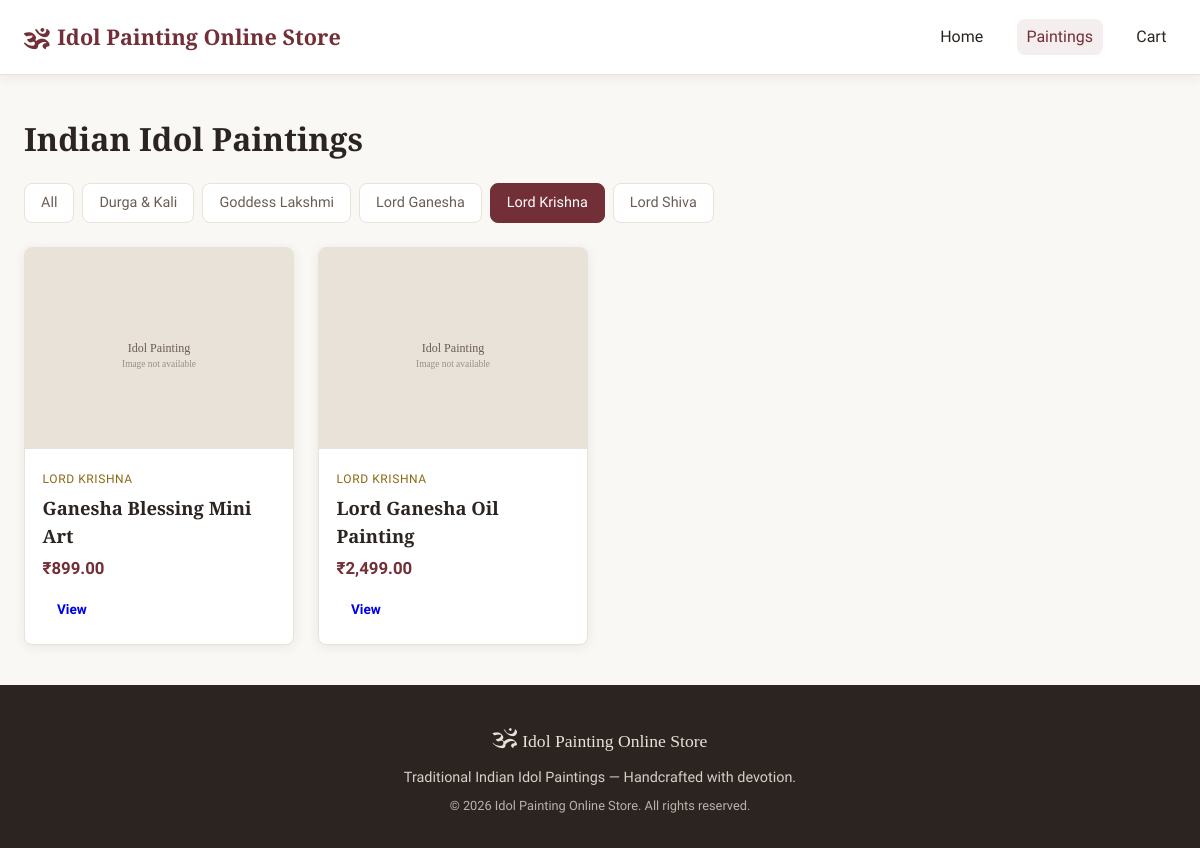
The app's page /products.php?category=2 with its own data.
### tables this page shows
CREATE TABLE categories (
    id INT AUTO_INCREMENT PRIMARY KEY,
    name VARCHAR(50) NOT NULL
);

CREATE TABLE products (
    id INT AUTO_INCREMENT PRIMARY KEY,
    category_id INT DEFAULT 1,
    name VARCHAR(200) NOT NULL,
    description TEXT,
    price DECIMAL(10, 2) NOT NULL,
    image_path VARCHAR(255) DEFAULT 'images/placeholder.jpg',
    stock INT DEFAULT 10,
    created_at TIMESTAMP DEFAULT CURRENT_TIMESTAMP,
    FOREIGN KEY (category_id) REFERENCES categories(id)
);

### products.php (the view, shortened to what this page needs)
<?php
require_once __DIR__ . '/includes/header.php';
$pdo = getDB();
$category_filter = isset($_GET['category']) ? (int)$_GET['category'] : 0;
$sql = 'SELECT p.*, c.name AS category_name FROM products p LEFT JOIN categories c ON p.category_id = c.id WHERE 1=1';
$params = [];
if ($category_filter > 0) {
    $sql .= ' AND p.category_id = ?';
    $params[] = $category_filter;
}
$sql .= ' ORDER BY p.name';
$stmt = $pdo->prepare($sql);
$stmt->execute($params);
$products = $stmt->fetchAll();
$cats = $pdo->query('SELECT id, name FROM categories ORDER BY name')->fetchAll();
?>
<section class="section">
    <h1 class="page-title">Indian Idol Paintings</h1>
    <div class="filter-bar">
        <a href="products.php" class="filter-btn <?php echo $category_filter === 0 ? 'active' : ''; ?>">All</a>
        <?php foreach ($cats as $c): ?>
        <a href="products.php?category=<?php echo (int)$c['id']; ?>" class="filter-btn <?php echo $category_filter === (int)$c['id'] ? 'active' : ''; ?>"><?php echo htmlspecialchars($c['name']); ?></a>
        <?php endforeach; ?>
    </div>
    <div class="product-grid">
        <?php foreach ($products as $p): ?>
        <article class="product-card">
            <a href="product.php?id=<?php echo (int)$p['id']; ?>" class="product-image-wrap">
                <img src="<?php echo htmlspecialchars($p['image_path']); ?>" alt="<?php echo htmlspecialchars($p['name']); ?>" onerror="this.src='images/placeholder.svg'">
            </a>
            <div class="product-info">
                <span class="product-category"><?php echo htmlspecialchars($p['category_name'] ?? 'Painting'); ?></span>
                <h3><a href="product.php?id=<?php echo (int)$p['id']; ?>"><?php echo htmlspecialchars($p['name']); ?></a></h3>
                <p class="product-price"><?php echo CURRENCY . number_format($p['price'], 2); ?></p>
                <a href="product.php?id=<?php echo (int)$p['id']; ?>" class="btn btn-small">View</a>
            </div>
        </article>
        <?php endforeach; ?>
    </div>
</section>
<?php require_once __DIR__ . '/includes/footer.php'; ?>

### css/style.css (style rules this page uses)
:root { --color-bg: #faf8f5; --color-surface: #ffffff; --color-border: #e8e2d9; --color-text: #2c2420; --color-text-muted: #6b5d54; --color-accent: #b8860b; --color-accent-dark: #8b6914; --color-maroon: #722f37; --color-gold: #c9a227; --font-head: 'Cormorant Garamond', Georgia, serif; --font-body: 'Source Sans 3', system-ui, sans-serif; --shadow: 0 2px 12px rgba(44, 36, 32, 0.08); --radius: 8px; }
* { box-sizing: border-box; }
body { margin: 0; font-family: var(--font-body); font-size: 16px; line-height: 1.5; color: var(--color-text); background: var(--color-bg); min-height: 100vh; display: flex; flex-direction: column; }
.btn { display: inline-block; padding: 0.65rem 1.4rem; border-radius: var(--radius); font-family: var(--font-body); font-weight: 600; text-decoration: none; border: none; cursor: pointer; font-size: 0.95rem; transition: background 0.2s, transform 0.1s; }
.btn-small { padding: 0.4rem 0.9rem; font-size: 0.85rem; }
.section { max-width: 1200px; margin: 0 auto; padding: 2.5rem 1.5rem; }
.section-title, .page-title { font-family: var(--font-head); font-size: 1.75rem; margin: 0 0 1.5rem; color: var(--color-text); }
.page-title { font-size: 2rem; margin-bottom: 1.25rem; }
.filter-bar { display: flex; flex-wrap: wrap; gap: 0.5rem; margin-bottom: 1.5rem; }
.filter-btn { padding: 0.5rem 1rem; border-radius: var(--radius); text-decoration: none; color: var(--color-text-muted); background: var(--color-surface); border: 1px solid var(--color-border); font-size: 0.9rem; }
.filter-btn:hover, .filter-btn.active { background: var(--color-maroon); color: #fff; border-color: var(--color-maroon); }
.product-grid { display: grid; grid-template-columns: repeat(auto-fill, minmax(260px, 1fr)); gap: 1.5rem; }
.product-card { background: var(--color-surface); border-radius: var(--radius); overflow: hidden; box-shadow: var(--shadow); border: 1px solid var(--color-border); transition: box-shadow 0.2s, transform 0.15s; }
.product-image-wrap { display: block; aspect-ratio: 4/3; overflow: hidden; background: var(--color-border); }
.product-card img, .product-detail-image img { width: 100%; height: 100%; object-fit: cover; }
.product-info { padding: 1.1rem; }
.product-info h3 { font-family: var(--font-head); font-size: 1.15rem; margin: 0.25rem 0 0.4rem; font-weight: 600; }
.product-info h3 a { color: var(--color-text); text-decoration: none; }
.product-category { font-size: 0.75rem; text-transform: uppercase; letter-spacing: 0.05em; color: var(--color-accent-dark); }
.product-price { font-weight: 600; color: var(--color-maroon); margin: 0.4rem 0 0.75rem; font-size: 1.05rem; }

### records on screen
categories: name "Durga & Kali"
categories: name "Goddess Lakshmi"
categories: name "Lord Ganesha"
categories: name "Lord Krishna"
categories: name "Lord Shiva"
products: category.name "LORD KRISHNA", name "Ganesha Blessing Mini Art", price "899.00"
products: category.name "LORD KRISHNA", name "Lord Ganesha Oil Painting", price "2,499.00"

### other values on screen
SITE_NAME "Idol Painting Online Store"
